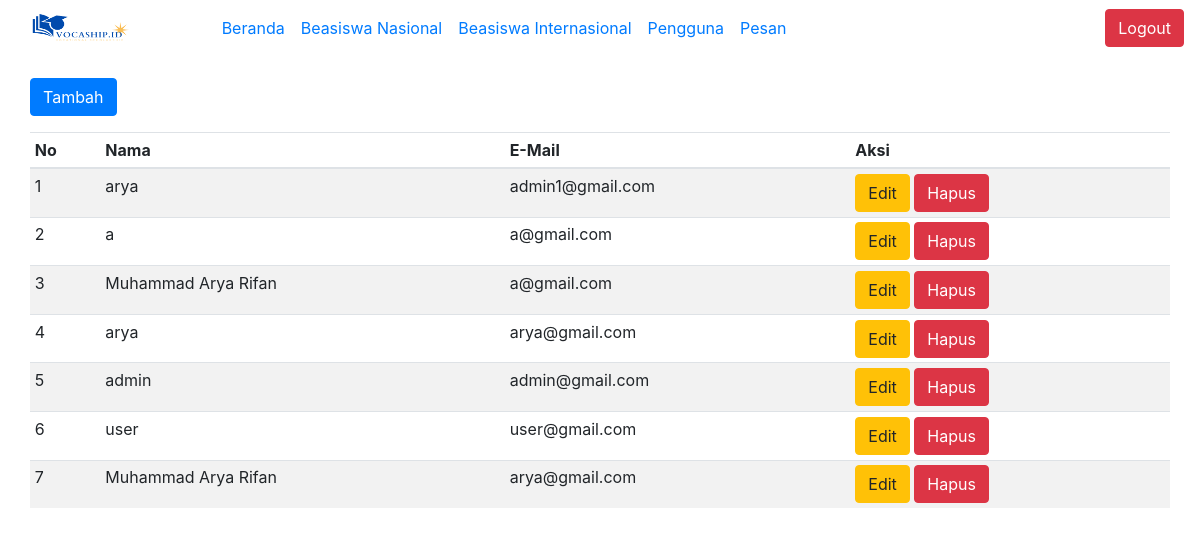
Screenshot of /index.php/useri with the database file from the repository.
### tables this page shows
CREATE TABLE `useri` (
  `id` int(11) NOT NULL,
  `username` varchar(225) NOT NULL,
  `password` varchar(225) NOT NULL,
  `nama` varchar(225) NOT NULL
);

### application/controllers/Useri.php (called while the page is built, shortened)
<?php
class Useri extends CI_Controller
{
    public function __construct()
    {
        $this->load->model('useri_model');
        $this->load->helper('url_helper');
        $this->load->helper('form');
        $this->load->library('form_validation');
    }
    public function index()
    {
        $data['useri'] = $this->useri_model->tampil_data()->result();
        $this->load->view('useri/useri_list_v', $data);
    }
}

### index.php (called while the page is built, shortened)
<?php
require_once BASEPATH.'core/CodeIgniter.php';

### application/models/Useri_model.php (called while the page is built, shortened)
<?php
class Useri_model extends CI_Model
{
    public function tampil_data()
    {
        return $this->db->get('useri');
    }
}

### application/views/useri/useri_list_v.php (the view, shortened to what this page needs)
<?php
    $this->load->view("template/header");
?>
    <div class="container">
        <div class="row mt-3">
            <div>
            <h2>Daftar Pengguna</h2>
            </div>
            <div class="table-responsive">
                   <div class="table-responsive">
                        <div class="mt-3">
            <a href="<?= base_url("Useri/tambah/") ?>" class="btn btn-primary">Tambah</a>
  </div>
</div>
</div>
<br>
                <table class="table table-striped table-sm mt-3">
                    <thead>
                        <tr>
                            <th>No</th>
                            <th>Nama</th>
                            <th>E-Mail</th>
                            <th>Aksi</th>
                        </tr>
                    </thead>
                    <tbody>
                        <?php $no = 1;
                        foreach ($useri as $baris) {
                            ?>
                            <tr>
                                <td><?php echo $no++ ?></td>
                                <td><?php echo $baris->nama ?></td>
                                <td><?php echo $baris->username ?></td>
                                <td>
                                    <a href="<?= base_url('useri/edit/') . $baris->id ?>" class="btn btn-warning">Edit</a>
                                    <a href="<?= base_url('useri/hapus/') . $baris->id ?>" class="btn btn-danger">Hapus</a>
                                </td>
                            </tr>
                        <?php } ?>
                    </tbody>
                </table>
            </div>
        </div>
<?php
    $this->load->view("template/footer");
?>

### application/views/template/header.php (shortened to what this page needs)
<!doctype html>
<html lang="en">
  <head>
<link href="https://getbootstrap.com/docs/4.4/dist/css/bootstrap.min.css" rel="stylesheet">
    <link href="https://getbootstrap.com/docs/4.4/examples/starter-template/starter-template.css" rel="stylesheet">
  </head>
  <body>
    <nav class="navbar navbar-expand-md navbar-black bg-white fixed-top">
      <img src="<?= base_url();?>assets/img/logoheader.png" width="130" height="35">
  <a class="navbar-brand" class="nav-link" href="<?= base_url();?>home" > &nbsp;</a>
  <div class="collapse navbar-collapse" id="navbarsExampleDefault">
    <ul class="navbar-nav mr-auto">
      <li class="nav-item active">
        <a class="nav-link" href="<?= base_url();?>home"> <span class="sr-only">(current)</span></a>
      </li>
      <li class="nav-item">
        <a class="nav-link" href="<?= base_url();?>home">Beranda</a>
      </li>
     <li class="nav-item">
        <a class="nav-link" href="<?= base_url();?>beasiswan">Beasiswa Nasional</a>
      </li>
      <li class="nav-item">
        <a class="nav-link" href="<?= base_url();?>beasiswai">Beasiswa Internasional</a>
      </li>
       <li class="nav-item">
        <a class="nav-link" href="<?= base_url();?>useri">Pengguna</a>
      </li>
       <li class="nav-item">
        <a class="nav-link" href="<?= base_url();?>helpv">Pesan</a>
      </li>
    </ul>
    <form class="form-inline my-2 my-lg-0">
      <a class="btn btn-danger" href="<?= base_url();?>homep">Logout</a>
    </form>
  </div>
</nav>
      </body>
</html>

### application/views/template/footer.php (shortened to what this page needs)
  </body>
</html>

### rows the page displays
useri: nama "arya", username "admin1@gmail.com"
useri: nama "a", username "a@gmail.com"
useri: nama "Muhammad Arya Rifan", username "a@gmail.com"
useri: nama "arya", username "arya@gmail.com"
useri: nama "admin", username "admin@gmail.com"
useri: nama "user", username "user@gmail.com"
useri: nama "Muhammad Arya Rifan", username "arya@gmail.com"
